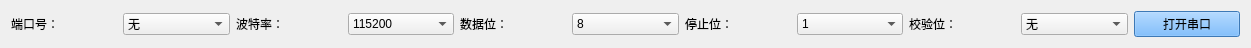
  <widget class="QWidget" name="layoutWidget">
   <property name="geometry">
    <rect>
     <x>10</x>
     <y>770</y>
     <width>1251</width>
     <height>30</height>
    </rect>
   </property>
   <layout class="QHBoxLayout" name="horizontalLayout">
    <item>
     <widget class="QLabel" name="label_5">
      <property name="font">
       <font>
        <weight>50</weight>
        <italic>false</italic>
        <bold>false</bold>
        <strikeout>false</strikeout>
       </font>
      </property>
      <property name="text">
       <string>端口号：</string>
      </property>
     </widget>
    </item>
    <item>
     <widget class="QComboBox" name="PortNumber">
      <item>
       <property name="text">
        <string>无</string>
       </property>
      </item>
     </widget>
    </item>
    <item>
     <widget class="QLabel" name="label_6">
      <property name="text">
       <string>波特率：</string>
      </property>
     </widget>
    </item>
    <item>
     <widget class="QComboBox" name="baudBox">
      <item>
       <property name="text">
        <string>115200</string>
       </property>
      </item>
      <item>
       <property name="text">
        <string>38400</string>
       </property>
      </item>
      <item>
       <property name="text">
        <string>9600</string>
       </property>
      </item>
     </widget>
    </item>
    <item>
     <widget class="QLabel" name="label_7">
      <property name="text">
       <string>数据位：</string>
      </property>
     </widget>
    </item>
    <item>
     <widget class="QComboBox" name="DataBitsBox">
      <item>
       <property name="text">
        <string>8</string>
       </property>
      </item>
      <item>
       <property name="text">
        <string>7</string>
       </property>
      </item>
      <item>
       <property name="text">
        <string>6</string>
       </property>
      </item>
      <item>
       <property name="text">
        <string>5</string>
       </property>
      </item>
     </widget>
    </item>
    <item>
     <widget class="QLabel" name="label_8">
      <property name="text">
       <string>停止位：</string>
      </property>
     </widget>
    </item>
    <item>
     <widget class="QComboBox" name="StopBitsBox">
      <item>
       <property name="text">
        <string>1</string>
       </property>
      </item>
      <item>
       <property name="text">
        <string>1.5</string>
       </property>
      </item>
      <item>
       <property name="text">
        <string>2</string>
       </property>
      </item>
     </widget>
    </item>
    <item>
     <widget class="QLabel" name="label_9">
      <property name="text">
       <string>校验位：</string>
      </property>
     </widget>
    </item>
    <item>
     <widget class="QComboBox" name="ParityBox">
      <item>
       <property name="text">
        <string>无</string>
       </property>
      </item>
      <item>
       <property name="text">
        <string>偶校验</string>
       </property>
      </item>
      <item>
       <property name="text">
        <string>奇校验</string>
       </property>
      </item>
     </widget>
    </item>
    <item>
     <widget class="QPushButton" name="StartOrStopButton">
      <property name="styleSheet">
       <string notr="true">background-color:rgb(85, 170, 255)</string>
      </property>
      <property name="text">
       <string>打开串口</string>
      </property>
      <property name="autoDefault">
       <bool>false</bool>
      </property>
      <property name="default">
       <bool>false</bool>
      </property>
      <property name="flat">
       <bool>false</bool>
      </property>
     </widget>
    </item>
   </layout>
  </widget>
